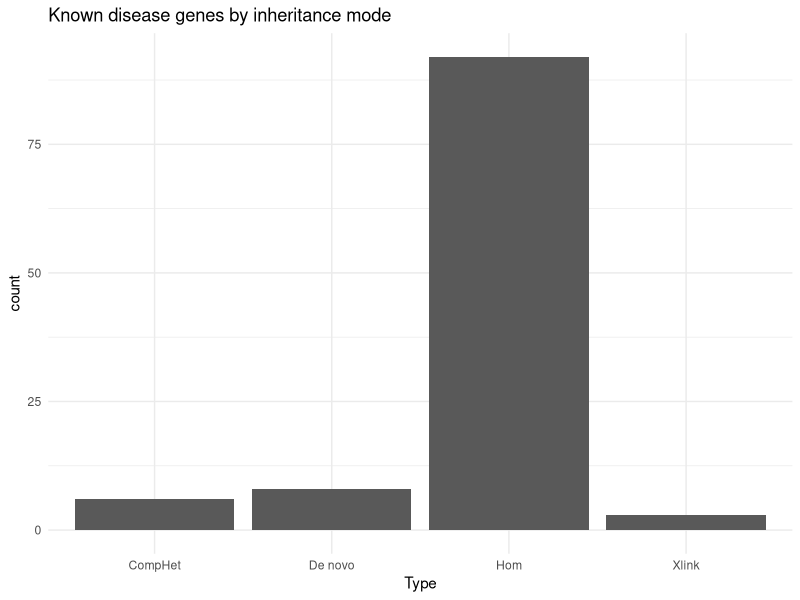
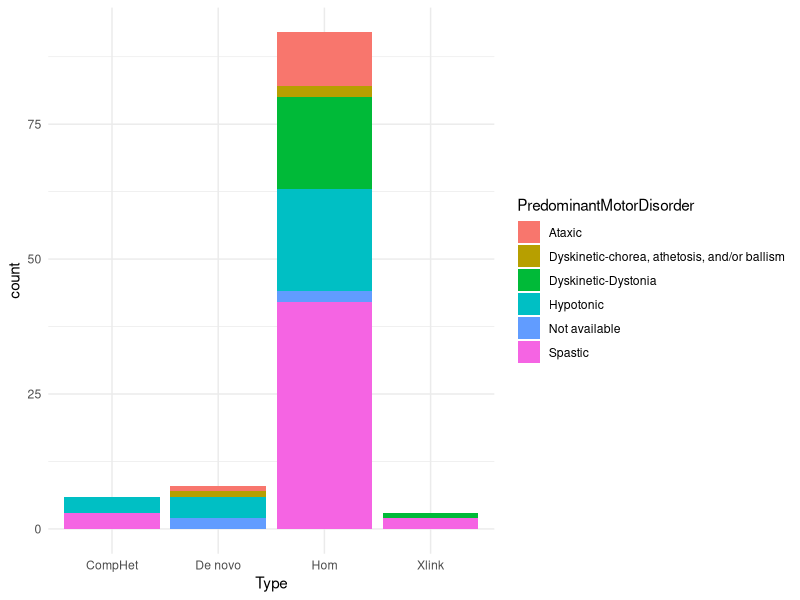
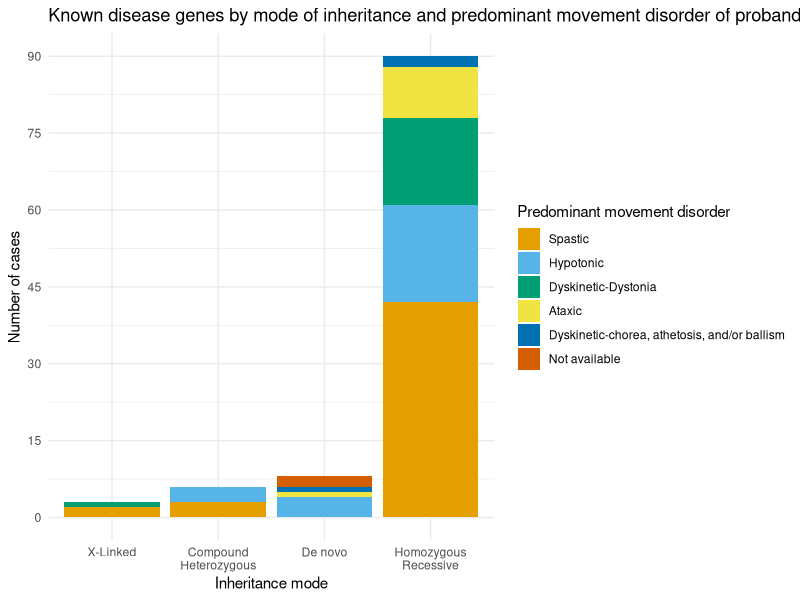
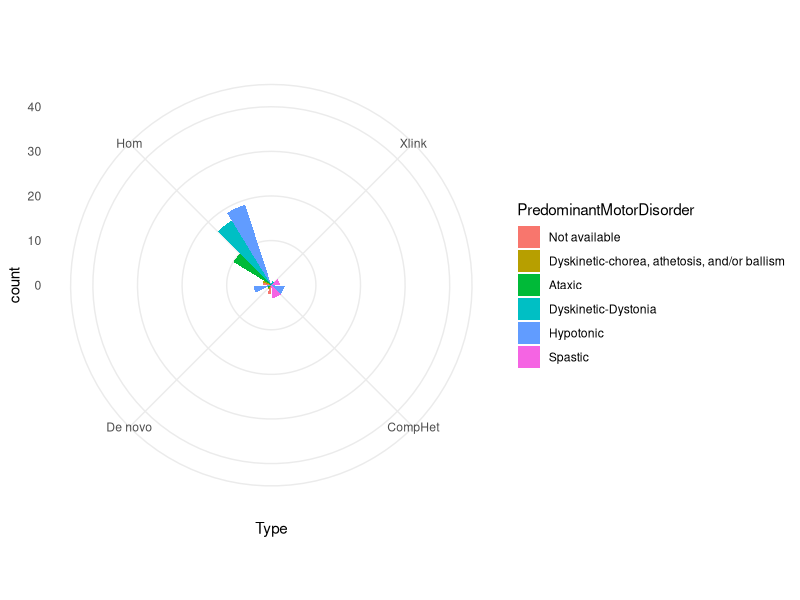
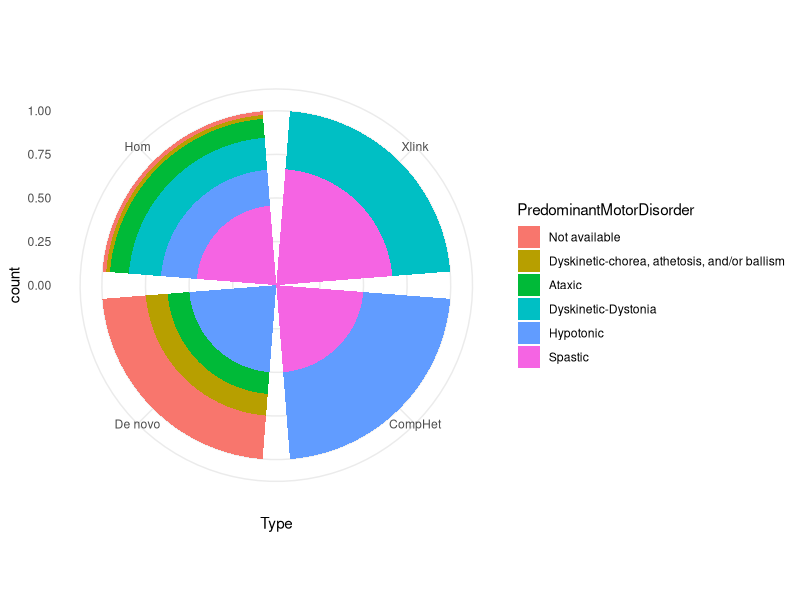

These charts were generated, in order, by the following R code:
library(tidyverse)
library(RColorBrewer)

setwd("E:\\ASU Dropbox\\Peter Skidmore\\KruerLab\\MAPCP\\knownGenePlot\\")

denovo <- read.csv("MAPCP_Variants_Table_03.01.2025_FINAL_denovo.tsv", sep='\t')
recessive <- read.csv("MAPCP_Variants_Table_03.01.2025_FINAL_recessive.tsv", sep='\t')

# Only keep known top candidates
denovo <- denovo[denovo$Top.Candidate=="Yes",]
recessive <- recessive[recessive$Top.Candidate=="Yes",]
recessive <- recessive[!grepl("Novel", recessive$Gene.Category),]

# Sanity check for duplicate samples
denovo$ID %in% recessive$ID
recessive$ID %in% denovo$ID

# Merge tables
denovo <- data.frame(sapply(denovo, as.character))
merged <- bind_rows(denovo, recessive)
merged$PredominantMotorDisorder <- str_trim(merged$PredominantMotorDisorder)

# Bar plot of genes by inheritance mode
ggplot(merged, aes(x=Type)) +
  geom_bar() +
  ggtitle("Known disease genes by inheritance mode") +
  theme_minimal()

# Stacked bar plot by inheritance mode and predominant motor disorder
ggplot(merged, aes(fill=PredominantMotorDisorder, x=Type)) +
  geom_bar(position="stack", stat="count") +
  theme_minimal()

# Clean up
merged$Type <- factor(merged$Type, levels = c("Xlink", "CompHet", "De novo", "Hom"))
merged$PredominantMotorDisorder <- factor(merged$PredominantMotorDisorder, 
                                          levels = c("Not available",
                                                     "Dyskinetic-chorea, athetosis, and/or ballism",
                                                     "Ataxic", "Dyskinetic-Dystonia",
                                                     "Hypotonic", "Spastic"))

# Okabe-Ito colorblind friendly
color_palette <- c("#D55E00", "#0072B2", "#F0E442", "#009E73", "#56B4E9", "#E69F00")

ggplot(merged, aes(fill=PredominantMotorDisorder, x=Type)) +
  geom_bar(position="stack", stat="count") +
  theme_minimal() +
  ggtitle("Known disease genes by mode of inheritance and predominant movement disorder of proband") +
  xlab("Inheritance mode") +
  ylab("Number of cases") +
  labs(fill="Predominant movement disorder") +
  scale_fill_manual(
    values=color_palette,
    guide = guide_legend(reverse=TRUE)
  ) +
  scale_x_discrete(labels =c("Xlink"="X-Linked", 
                             "CompHet"= "Compound\nHeterozygous",
                             "De novo" = "De novo",
                             "Hom" = "Homozygous\nRecessive")) +
  scale_y_continuous(
    limits=c(0, 90),
    breaks=c(seq(0, 90, by=15))
  )

# Save as png 800x600

#### Circular plot testing ####
# Circular bar plot
ggplot(merged, aes(fill=PredominantMotorDisorder, x=Type)) +
  geom_bar(position="dodge", stat="count") +
  theme_minimal() +
  ylim(0, 40) +
  coord_polar(start = 0)


ggplot(merged, aes(fill=PredominantMotorDisorder, x=Type)) +
  geom_bar(position="fill", stat="count") +
  theme_minimal() +
  ylim(0, 1) +
  coord_polar(start = 0)
